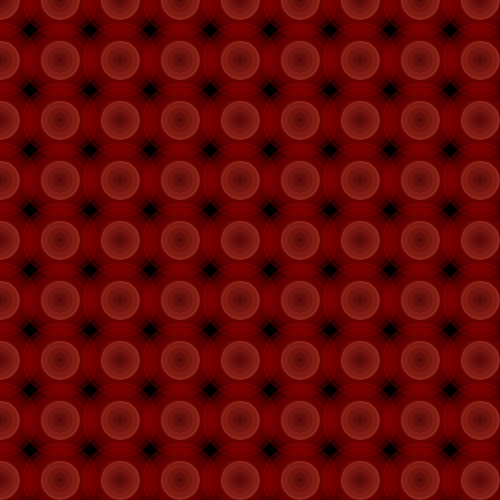
Frame 1 (no input)
Frame 60 (the mouse pressed at the canvas centre just before this capture): identical to frame 1, image omitted
Frame 120 (the mouse held since frame 60 and released just before this capture): identical to frame 1, image omitted

The Processing sketch that drew this single still picture (run headless with seeded random() and noise(); from frame 60 on, the mouse is pressed at the canvas centre):

// Processing sketch: processing_32275
// ── processing_32275.pde



int x=0;
int y=0;
int a=40;
int b=40;
int w=190;



void setup(){
  size (500,500);
  background (0);
  smooth();
}
  
  
  void draw (){
    
 


    for(int i=0;i<10;i++){
      x=0;
       for(int j=0;j<12;j=j+1){
       stroke (0);
       fill(139,141,101);
       ellipse (x,y,a,b);
       w=180;
       for (int z=75;z>1;z=z-10){
         noStroke();
       fill (w,0,0,70);
       ellipse (x,y,z,z);
       w=w-20;
       }
       x=x+60;
      }
      y=y+60;
      w=w-20;
     }
    
  }

  
  
